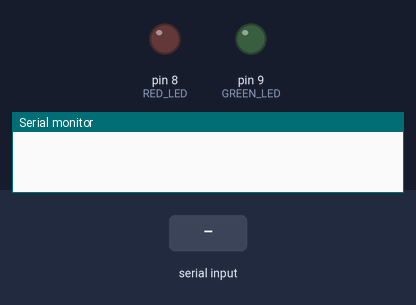
Bench run of a sketch on a simulated Arduino Uno, built with avr-gcc and run on an emulated ATmega328P. Shown: output pins drawn as LEDs (lit = HIGH), the last lines printed to the serial monitor. The test bench sets the inputs (shaded band).

Above: at 1.2 s.
1.3 s: "GREEN\n" received over Serial
At 2.5 s:
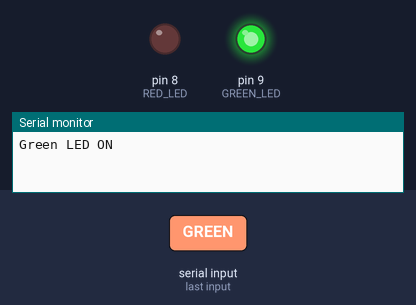
2.8 s: "RED\n" received over Serial
At 3.8 s:
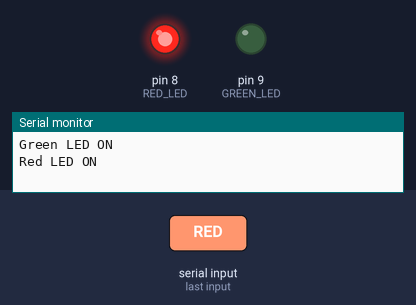
Timing chart, 0 to 5.8 s (numbered marks = the images above; inputs shaded):
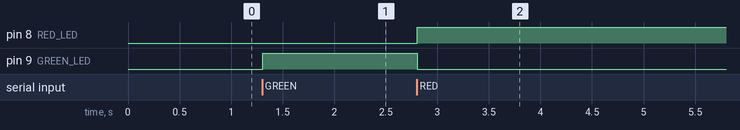

The sketch:

sketch_feb25a.ino
```cpp
int GREEN_LED = 9;  // Define green LED pin

int RED_LED = 8;    // Define red LED pin


void setup() {

  Serial.begin(9600);  // Initialize serial communication

  pinMode(GREEN_LED, OUTPUT);

  pinMode(RED_LED, OUTPUT);


}


void loop() {

  if (Serial.available() > 0) {

    String msg = Serial.readStringUntil('\n');  // Read command

    msg.trim();  // Remove any extra spaces or newlines


    if (msg == "GREEN") {

      digitalWrite(GREEN_LED, HIGH);  // Turn on green LED

      digitalWrite(RED_LED, LOW);     // Ensure red LED is off

      Serial.println("Green LED ON");

    }

    else if (msg == "RED") {

      digitalWrite(GREEN_LED, LOW);   // Ensure green LED is off

      digitalWrite(RED_LED, HIGH);    // Turn on red LED

      Serial.println("Red LED ON");

    }

  }

}
```

Measured:
- after the input at 1.3 s, pin 9 (GREEN_LED): LOW → HIGH at once
- after the input at 2.8 s, pin 8 (RED_LED): LOW → HIGH at once; pin 9 (GREEN_LED): HIGH → LOW at once
